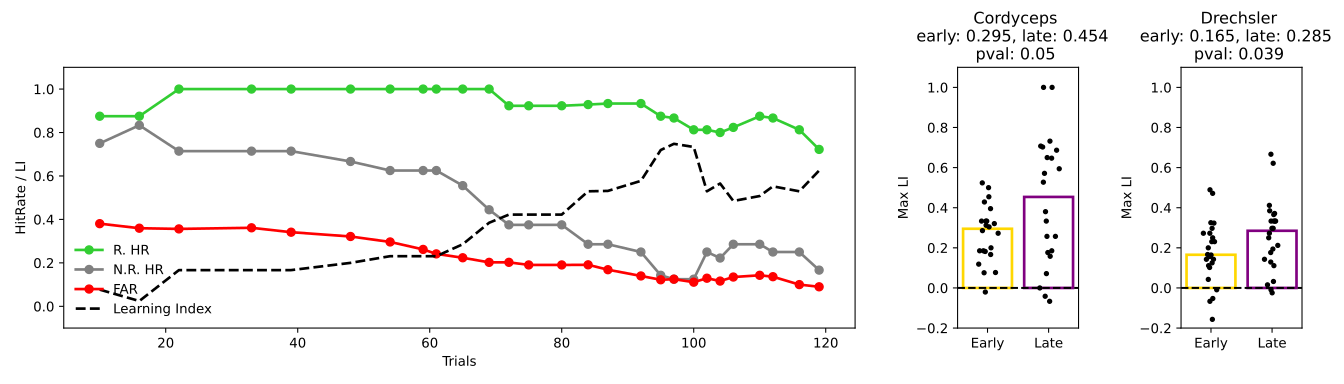

This figure's Python source:
"""
1) Example behavioral session, show divisions between file blocks on that day.
    Idea would be that behavior gets better over the course of the day
2) Summary of learning index for both animals
"""

import matplotlib.pyplot as plt
import numpy as np
import pandas as pd
import nems.db as nd
import datetime as dt
from nems_lbhb.baphy_experiment import BAPHYExperiment
import scipy.stats as ss
import matplotlib as mpl
mpl.rcParams.update({'svg.fonttype': 'none'})

# set up axes
plt.figure(figsize=(14, 4))
example_ax = plt.subplot2grid((1, 6), (0, 0), colspan=4)
crd_ax = plt.subplot2grid((1, 6), (0, 4), colspan=1)
drx_ax = plt.subplot2grid((1, 6), (0, 5), colspan=1)
median = True

# ========================================= EXAMPLE SESSION ===========================================================
# define example session
filename="Cordyceps_2020_02_20"
datestr = "2020-02-20"
window_length = 25

# get relevant parmfiles
sql = "SELECT parmfile, resppath, gDataRaw.id, cellid, gData.svalue, gData.value FROM gDataRaw INNER JOIN gData on (gDataRaw.id=gData.rawid and gData.name='Tar_Frequencies') WHERE runclass=%s and behavior='active' and parmfile like %s"
parmfiles1 = nd.pd_query(sql, ('BVT', filename+"%"))
parmfiles1['date'] = dt.datetime.strptime(datestr, '%Y-%m-%d')
parmfiles1 = parmfiles1.set_index('id')

sql = "SELECT parmfile, resppath, gDataRaw.id, cellid, gData.svalue FROM gDataRaw INNER JOIN gData on (gDataRaw.id=gData.rawid and gData.name='Behave_PumpDuration') WHERE runclass=%s and behavior='active' and parmfile like %s"
parmfiles = nd.pd_query(sql, ('BVT', filename+"%"))
parmfiles['date'] = dt.datetime.strptime(datestr, '%Y-%m-%d')
parmfiles = parmfiles.set_index('id')
parmfiles = parmfiles.rename(columns={'svalue': 'pumpdur'})

# now join on rawid
parmfiles = pd.concat([parmfiles['pumpdur'], parmfiles1], axis=1, join='outer')

parmfiles.loc[parmfiles.svalue.isnull(),'svalue']=parmfiles.loc[parmfiles.svalue.isnull(),'value'].astype(str)
parmfiles['svalue'] = parmfiles['svalue'].str.strip('[]')
parmfiles['pumpdur'] = parmfiles['pumpdur'].str.strip('[]')
parmfiles['svalue']=parmfiles['svalue'].str.replace('\.0','')
parmfiles['svalue']=parmfiles['svalue'].str.replace(' ', '+')
parmfiles['pumpdur']=parmfiles['pumpdur'].str.replace('\.0','')
parmfiles['pumpdur']=parmfiles['pumpdur'].str.replace(' ', '+')

parmfiles['session']=parmfiles.date.dt.strftime("%Y-%m-%d")+"_"+parmfiles['svalue']+"_"+parmfiles['pumpdur']

files = [r+f for r, f in zip(parmfiles['resppath'], parmfiles['parmfile'])]

# get baphy manager
manager = BAPHYExperiment(files)
options = {'pupil': False, 'rasterfs': 100}
rec = manager.get_recording(**options)

# compute HR's over sliding window in baphy trial time
# only on valid trials
totalTrials = rec['fileidx'].extract_epoch('TRIAL').shape[0]
rec = rec.and_mask('INVALID_BAPHY_TRIAL', invert=True)
validTrials = rec['fileidx'].extract_epoch('TRIAL', mask=rec['mask']).shape[0]

# find valid trial numbers using rec epochs times
invalid_time = rec['fileidx'].get_epoch_bounds('INVALID_BAPHY_TRIAL')
trial_epochs = rec['fileidx'].get_epoch_bounds('TRIAL')
good_trials = [i+1 for i in range(0, trial_epochs.shape[0]) if trial_epochs[i] not in invalid_time]
file_divs = good_trials[np.argwhere(np.diff(rec['fileidx'].extract_epoch('TRIAL', mask=rec['mask'])[:,0,0])).squeeze() - window_length]

step = 2
trialidx = np.arange(0, len(good_trials)-window_length+step, step)
trialcount = len(trialidx)
HR = np.zeros(trialcount)
HR2 = np.zeros(trialcount)
FAR = np.zeros(trialcount)
LI = np.zeros(trialcount)

# find rewarded target using the unique session id
session = parmfiles['session'].iloc[0]
PumpDur = np.array([float(i) for i in session.split('_')[-1].split('+')])
TargetFreq = np.array([int(i) for i in session.split('_')[-2].split('+')])
RTarget = TargetFreq[PumpDur>0]
RTargetStr = [str(r) for r in RTarget]
NRTarget = TargetFreq[PumpDur==0]
NRTargetStr = [str(r) for r in NRTarget]

for i,s in enumerate(trialidx):
    print("{0} / {1}".format(s, len(good_trials)))
    e = np.min([s+window_length, len(good_trials)])
    trials = good_trials[s:e]
    out = manager.get_behavior_performance(trials=trials, **options)

    # deal with multiple targets
    HR[i] = np.nansum([out['RR'][t]*out['nTrials'][t] for t in RTargetStr]) / \
        np.nansum([out['nTrials'][t] for t in RTargetStr])
    try:
        if np.nansum([out['nTrials'][t] for t in NRTargetStr]) > 0:
            HR2[i] = np.nansum([out['RR'][t]*out['nTrials'][t] for t in NRTargetStr]) / \
                np.nansum([out['nTrials'][t] for t in NRTargetStr])
    except:
        HR2[i] = 0
    FAR[i] = out['RR']['Reference']

LI = (HR-HR2) / (HR+HR2)
LI[np.isinf(LI)] = 0


tt = np.array(good_trials)[trialidx]
example_ax.plot(tt, HR, color='limegreen', lw=2, marker='o', label='R. HR')
example_ax.plot(tt, HR2, color='grey', lw=2, marker='o', label='N.R. HR')
example_ax.plot(tt, FAR, color='red', lw=2, marker='o', label='FAR')
example_ax.plot(tt, LI, color='k', lw=2, linestyle='--', label='Learning Index')

example_ax.legend(frameon=False)
example_ax.set_ylim((-0.1, 1.1))
example_ax.set_xlabel('Trials')
example_ax.set_ylabel('HitRate / LI')

# =================================== LI SUMMARY FOR EACH ANIMAL ===========================================
# load summary of results for each animal
crd = pd.read_pickle('/auto/users/hellerc/code/projects/rewardLearning/R01_renewal_figs/results/Cordyceps_strictSlidingWindow.pickle')
drx = pd.read_pickle('/auto/users/hellerc/code/projects/rewardLearning/R01_renewal_figs/results/Drechsler_strictSlidingWindow.pickle')
li_metric = 'LI'  # LI_far, LI_di, LI
min_tar = 5  # number of targets per category to qualify
min_HR = 0.3  # mean hit rate across targets (weighted by number of presentations) must be at least 


# ============ CRD ============
# split data in half. Save max li in first half and max in second half
# if the window meet above criteria
#   LI early/late
#   Ratio of nTar trials early/late
df = pd.DataFrame(index=crd.session.unique(), columns=['e_LI', 'l_LI', 'e_nR', 'l_nR', 'e_nNR', 'l_nNR', 'window_diff'])
for session in crd.session.unique():
    data = crd[crd.session==session]
    
    early_cut = int(data.shape[0] / 2.5)
    late_cut = early_cut
    late_cut_end = data.shape[0]
    # find early window LI max
    early_li_max = -1
    for i in range(0, early_cut):
        d = data.iloc[i]
        tot = d['n_R'] + d['n_NR']
        wHR = ((d['n_R'] / tot) * d['HR']) + ((d['n_NR'] / tot) * d['HR2']) / 2
        if (d['n_R'] >= min_tar) & (d['n_NR'] >= min_tar) & (wHR >= min_HR):
            li = data.iloc[i][li_metric]
            if li > early_li_max:
                early_li_max = li

    # find late window
    late_li_max = -1
    for i in range(late_cut, late_cut_end):
        d = data.iloc[i]
        tot = d['n_R'] + d['n_NR']
        wHR = ((d['n_R'] / tot) * d['HR']) + ((d['n_NR'] / tot) * d['HR2']) / 2
        if (d['n_R'] >= min_tar) & (d['n_NR'] >= min_tar) & (wHR >= min_HR):
            li = data.iloc[i][li_metric]
            if li > late_li_max:
                late_li_max = li

    # get early stats
    df.loc[session]['e_LI'] = early_li_max

    # get late stats
    df.loc[session]['l_LI'] = late_li_max

if median:
    crd_ax.bar([0, 1], [df['e_LI'].median(), df['l_LI'].median()], edgecolor=['gold', 'purple'], color='none', lw=2)
else:
    crd_ax.bar([0, 1], [df['e_LI'].mean(), df['l_LI'].mean()], edgecolor=['gold', 'purple'], color='none', lw=2)
e_idx = np.random.normal(0, 0.06, df.shape[0])
l_idx = e_idx + 1
crd_ax.plot(e_idx, df['e_LI'], 'k.')
crd_ax.plot(l_idx, df['l_LI'], 'k.')
crd_ax.axhline(0, linestyle='--', color='k')
crd_ax.set_ylabel('Max LI')
crd_ax.set_xticks([0, 1])
crd_ax.set_xticklabels(['Early', 'Late'])
crd_ax.set_ylim((-.2, 1.1))
if median:
    early = np.round(df['e_LI'].median(), 3)
    late = np.round(df['l_LI'].median(), 3)
else:
    early = np.round(df['e_LI'].mean(), 3)
    late = np.round(df['l_LI'].mean(), 3)
pval = np.round(ss.wilcoxon(df['e_LI'], df['l_LI'])[1], 3)
crd_ax.set_title("Cordyceps \n early: {0}, late: {1} \n pval: {2}".format(early, late, pval))

# ============ DRX ============
# split data in half. Save max li in first half and max in second half
# if the window meet above criteria
#   LI early/late
#   Ratio of nTar trials early/late
df = pd.DataFrame(index=drx.session.unique(), columns=['e_LI', 'l_LI', 'e_nR', 'l_nR', 'e_nNR', 'l_nNR', 'window_diff'])
for session in drx.session.unique():
    data = drx[drx.session==session]
    
    early_cut = int(data.shape[0] / 2.5)
    late_cut = early_cut
    late_cut_end = data.shape[0]
    # find early window LI max
    early_li_max = -1
    for i in range(0, early_cut):
        d = data.iloc[i]
        tot = d['n_R'] + d['n_NR']
        wHR = ((d['n_R'] / tot) * d['HR']) + ((d['n_NR'] / tot) * d['HR2']) / 2
        if (d['n_R'] >= min_tar) & (d['n_NR'] >= min_tar) & (wHR >= min_HR):
            li = data.iloc[i][li_metric]
            if li > early_li_max:
                early_li_max = li

    # find late window
    late_li_max = -1
    for i in range(late_cut, late_cut_end):
        d = data.iloc[i]
        tot = d['n_R'] + d['n_NR']
        wHR = ((d['n_R'] / tot) * d['HR']) + ((d['n_NR'] / tot) * d['HR2']) / 2
        if (d['n_R'] >= min_tar) & (d['n_NR'] >= min_tar) & (wHR >= min_HR):
            li = data.iloc[i][li_metric]
            if li > late_li_max:
                late_li_max = li

    # get early stats
    df.loc[session]['e_LI'] = early_li_max

    # get late stats
    df.loc[session]['l_LI'] = late_li_max


if median:
    drx_ax.bar([0, 1], [df['e_LI'].median(), df['l_LI'].median()], edgecolor=['gold', 'purple'], color='none', lw=2)
else:   
    drx_ax.bar([0, 1], [df['e_LI'].mean(), df['l_LI'].mean()], edgecolor=['gold', 'purple'], color='none', lw=2)
e_idx = np.random.normal(0, 0.06, df.shape[0])
l_idx = e_idx + 1
drx_ax.plot(e_idx, df['e_LI'], 'k.')
drx_ax.plot(l_idx, df['l_LI'], 'k.')
drx_ax.axhline(0, linestyle='--', color='k')
drx_ax.set_ylabel('Max LI')
drx_ax.set_xticks([0, 1])
drx_ax.set_xticklabels(['Early', 'Late'])
drx_ax.set_ylim((-.2, 1.1))
if median:
    early = np.round(df['e_LI'].median(), 3)
    late = np.round(df['l_LI'].median(), 3)
else:
    early = np.round(df['e_LI'].mean(), 3)
    late = np.round(df['l_LI'].mean(), 3)
pval = np.round(ss.wilcoxon(df['e_LI'], df['l_LI'])[1], 3)
drx_ax.set_title("Drechsler \n early: {0}, late: {1} \n pval: {2}".format(early, late, pval))

plt.tight_layout()

plt.show()
